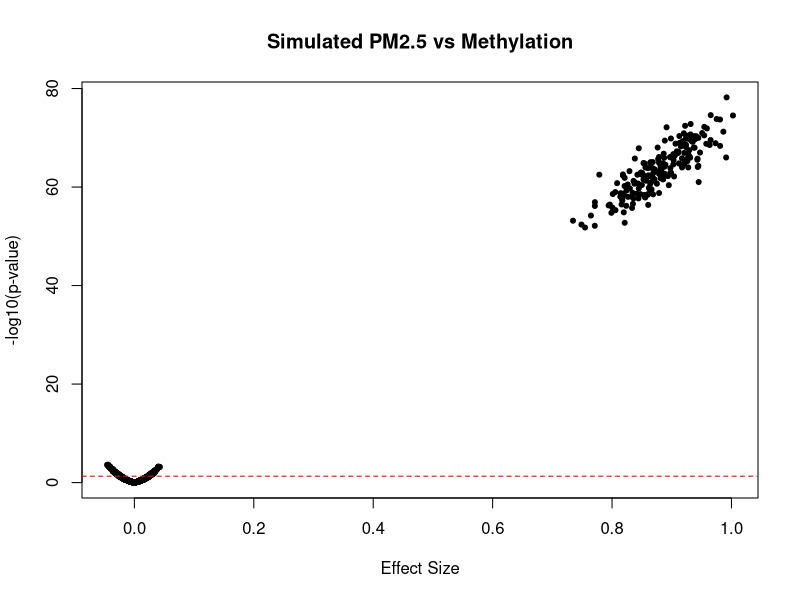

Here is the R script that generated this plot:
# ==== Simulated DNA Methylation vs PM2.5 Project ====

set.seed(123)

# ---- Simulate CpG beta matrix ----
n_samples <- 500
n_cpgs <- 10000
beta <- matrix(rbeta(n_samples * n_cpgs, 2, 5), nrow = n_cpgs, ncol = n_samples)
rownames(beta) <- paste0("cg", sprintf("%06d", 1:n_cpgs))
colnames(beta) <- paste0("Sample", 1:n_samples)

# ---- Simulate PM2.5 exposure (mean ~20) ----
pm25 <- rnorm(n_samples, mean = 20, sd = 5)

# ---- Add effect to 200 CpGs ----
true_dmrs <- sample(1:n_cpgs, 200)
for (i in true_dmrs) {
  beta[i, ] <- beta[i, ] + 0.2 * scale(pm25)
}
beta <- pmin(pmax(beta, 0), 1)  # Clip to valid beta range

# ---- Convert to M-values ----
Mval <- log2(beta / (1 - beta + 1e-6) + 1e-6)

# ---- Run limma ----
library(limma)
design <- model.matrix(~ pm25)
fit <- lmFit(Mval, design)
fit <- eBayes(fit)
top_dmrs <- topTable(fit, coef = 2, number = 200)

# ---- Save top DMRs ----
write.csv(top_dmrs, "top_200_simulated_dmrs.csv")

# ---- Plot volcano ----
plot(
  fit$coefficients[, 2],
  -log10(fit$p.value[, 2]),
  pch = 20,
  main = "Simulated PM2.5 vs Methylation",
  xlab = "Effect Size", ylab = "-log10(p-value)"
)
abline(h = -log10(0.05), col = "red", lty = 2)

# ---- Fake GO Enrichment (using missMethyl, optional) ----
# You can simulate GO terms if needed, but here's placeholder for real data
